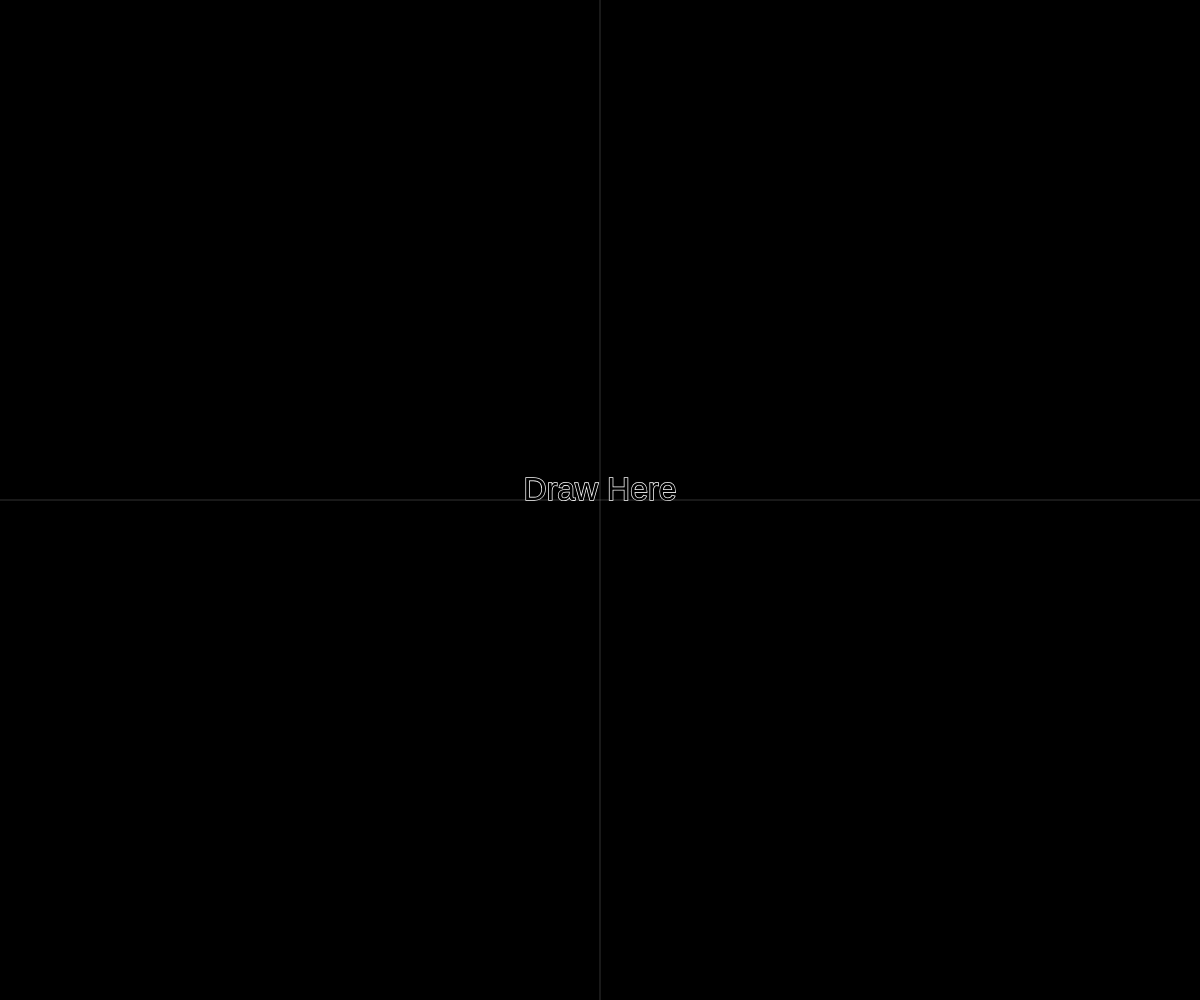
Frame 1 (no input)
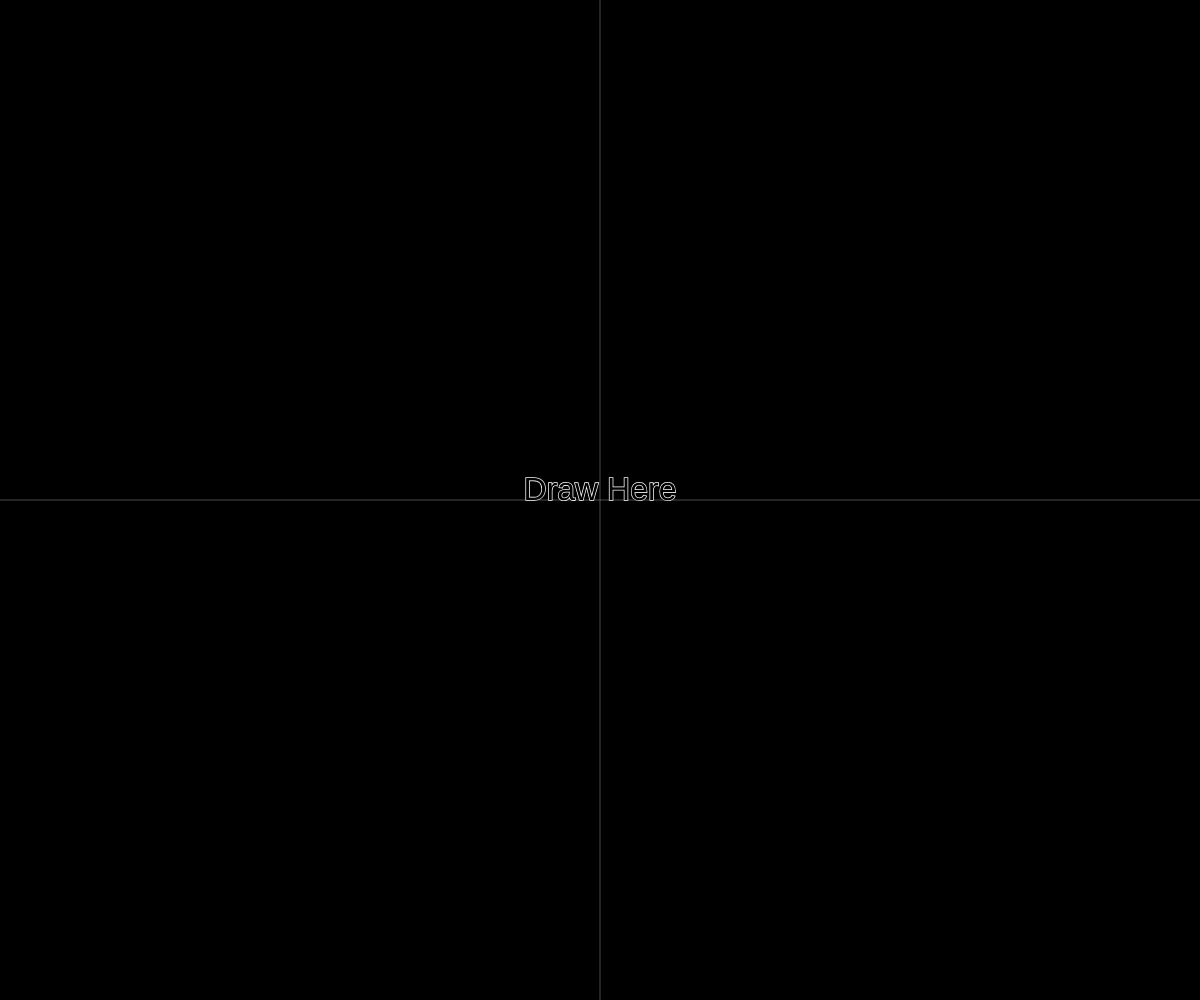
Frame 60 (no input)
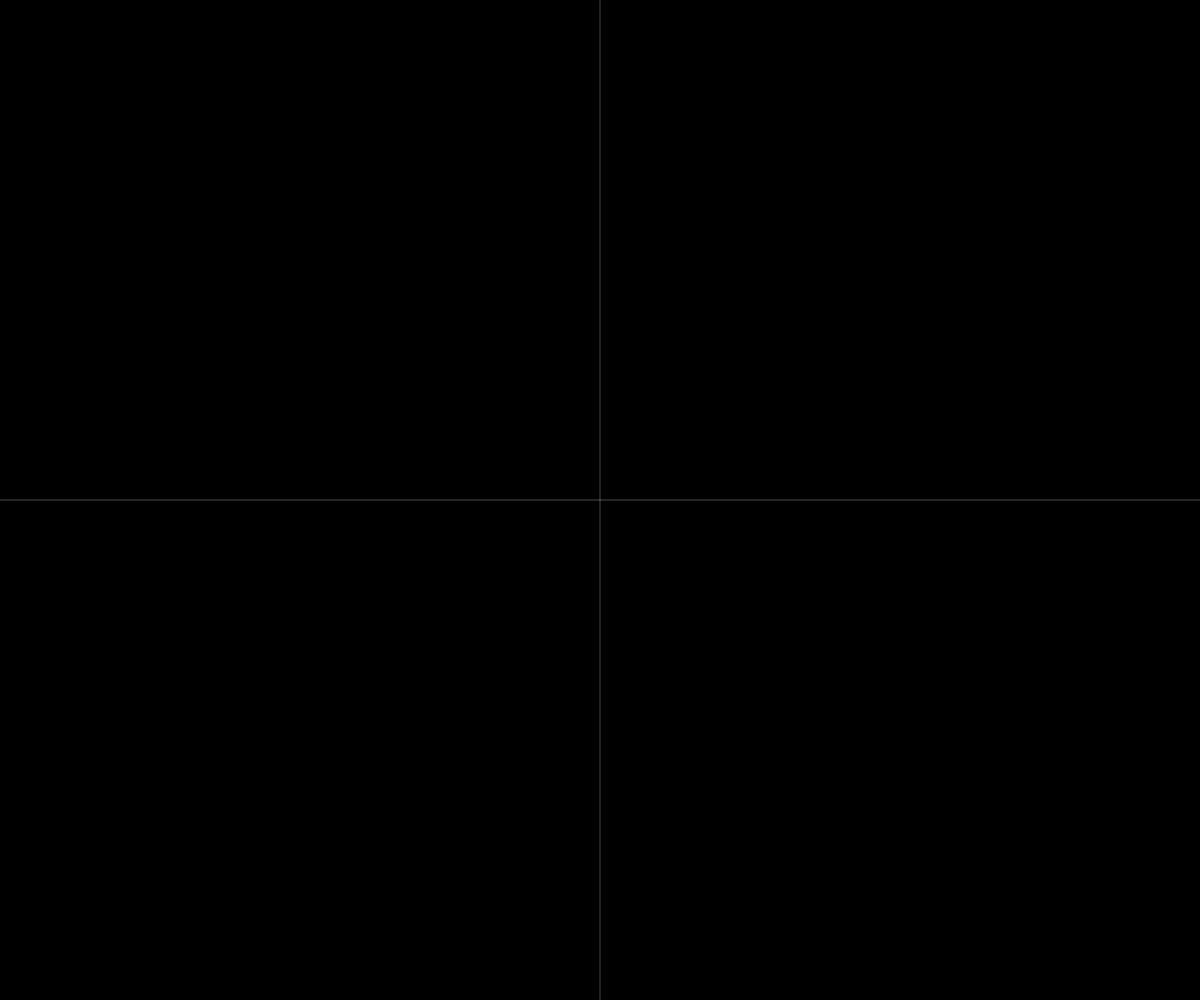
Frame 120 (the mouse pressed at the canvas centre since frame 60)

The p5.js sketch that drew these frames (run headless with seeded random() and noise() and a simulated clock; from frame 60 on, the mouse is pressed at the canvas centre):

// p5.js sketch
// ── sketch.js
let starting = false;
let candraw = true;
let path = [];
let fourierx;
let drawing = [];
let state = 'user';
let time = 0;
let orbits = -1;

function setup() {
    createCanvas(windowWidth, windowHeight);
}


function draw() {

  background(0);
  translate(windowWidth/2, windowHeight/2);//translating origin to center of the screen::

  //draw axis::
  stroke(255,255,255,50);
  line(0,-height/2,0, height/2);
  line(-width/2,0,width/2,0);

  if (starting == false) {
    fill(0);
    stroke(255);
    strokeWeight(1.5)
    textAlign(CENTER);
    textSize(32);
    text("Draw Here", 0, 0);
  }
  draw_path();
  if(state=='fourier'){
    draw_epicycles(0,0,fourierx,orbits.value());
    const dt = 2*PI/fourierx.length;
    time += dt;
    draw_drawing();
    console.log(orbits.value());
    display_epicycles_no();
    if (time > TWO_PI) {
      time = 0;
      drawing = [];
    }
  }
}

function display_epicycles_no(){
  push();
  fill(255);
  stroke(255);
  strokeWeight(0.5);
  textAlign(CENTER);
  textSize(16);
  text( orbits.value() + ' epicycles', 0, height/2);
  pop();
}


function draw_path(){
  push();
  beginShape();
  noFill(); 
  strokeWeight(4);
  for(let i=0;i<path.length;i++){
    vertex(path[i].x, path[i].y)
  }
  endShape();
  pop();
}

function draw_drawing(){
  push();
  beginShape();
  noFill(); 
  stroke(0,255,0,255);
  strokeWeight(1);
  for(let i=0;i<drawing.length;i++){
    vertex(drawing[i].x, drawing[i].y)
  }
  endShape();
  pop();
}

function draw_epicycles(x,y,fourierx,sizef){
  push();
  beginShape();
  noFill(); 
  strokeWeight(1);
  stroke(255,0,0,100);
  let prevx = x;
  let prevy = y;
  for(let i=0; i<sizef-1; i++){
    let freq = fourierx[i].freq;
    let radius  = fourierx[i].amp;
    let phase = fourierx[i].phase;

    x += radius*cos(freq*time+phase);
    y += radius*sin(freq*time+phase);
    ellipse(prevx,prevy, radius*2);
    line(prevx,prevy,x,y);
    
    prevx = x;
    prevy = y;
  }
  endShape();
  pop();
  drawing.push(createVector(x,y));
}

function resetSize(sizef) {
  orbits = createSlider(1, sizef, sizef, 1);
  orbits.position(windowWidth/2-150, windowHeight-50);
  orbits.style('width', '300px');
  orbits.changed(emptyFourier);
}

function emptyFourier() {
  drawing = [];
  time = 0;
}
//
function mousePressed(){
  if(mouseY>windowHeight-100){
    candraw = false;
  }
  else{
    candraw = true;
    state = 'user';
    drawing = [];
    path = [];
    starting = true;
  }
}

function mouseDragged() {
    if(candraw){
    if (
      mouseX < width - 5 &&
      mouseY < height - 5 &&
      mouseX > 5 &&
      mouseY > 5
    ) {
      let point = createVector(mouseX - width / 2, mouseY - height / 2);
      path.push(point);
    }
  }
}

function mouseReleased(){
  if(candraw){
  fourierx = dft(path);
  fourierx.sort((a,b) => b.amp - a.amp);
  state = 'fourier';
  resetSize(fourierx.length);
  }
}

// ── fourier.js
class Complex {
    constructor(a, b) {
      this.re = a;
      this.im = b;
    }
  
    add(c) {
      this.re += c.re;
      this.im += c.im;
    }
  
    mult(c) {
      const re = this.re * c.re - this.im * c.im;
      const im = this.re * c.im + this.im * c.re;
      return new Complex(re, im);
    }
}
  
  // calculates fourier coefficients for discrete values::
function dft(x) {
    const X = [];
    const N = x.length;
    for (let k = 0; k < N; k++) {
      let sum = new Complex(0, 0);
      for (let n = 0; n < N; n++) {
        const phi = (TWO_PI * k * n) / N;
        const c = new Complex(cos(phi), -sin(phi));
        let a = new Complex(x[n].x, x[n].y);
        sum.add(a.mult(c));
      }
      sum.re = sum.re / N;
      sum.im = sum.im / N;
  
      let freq = k;
      let amp = sqrt(sum.re * sum.re + sum.im * sum.im);
      let phase = atan2(sum.im, sum.re);
      X[k] = { re: sum.re, im: sum.im, freq, amp, phase };
    }
    return X;
}
// ── fourier_transform.html
<html>
<head>
  <meta charset="UTF-8">
  <meta name="viewport" content="width=device-width, initial-scale=1.0">

  <!-- PLEASE NO CHANGES BELOW THIS LINE (UNTIL I SAY SO) -->
  <script language="javascript" type="text/javascript" src="libraries/p5.min.js"></script>
  <script language="javascript" type="text/javascript" src="sketch.js"></script>
  <script language="javascript" type="text/javascript" src="fourier.js"></script>
  <!-- OK, YOU CAN MAKE CHANGES BELOW THIS LINE AGAIN -->

  <!-- This line removes any default padding and style.
       You might only need one of these values set. -->
  <style> body { padding: 0; margin: 0; } </style>
</head>

<body>
</body>
</html>
